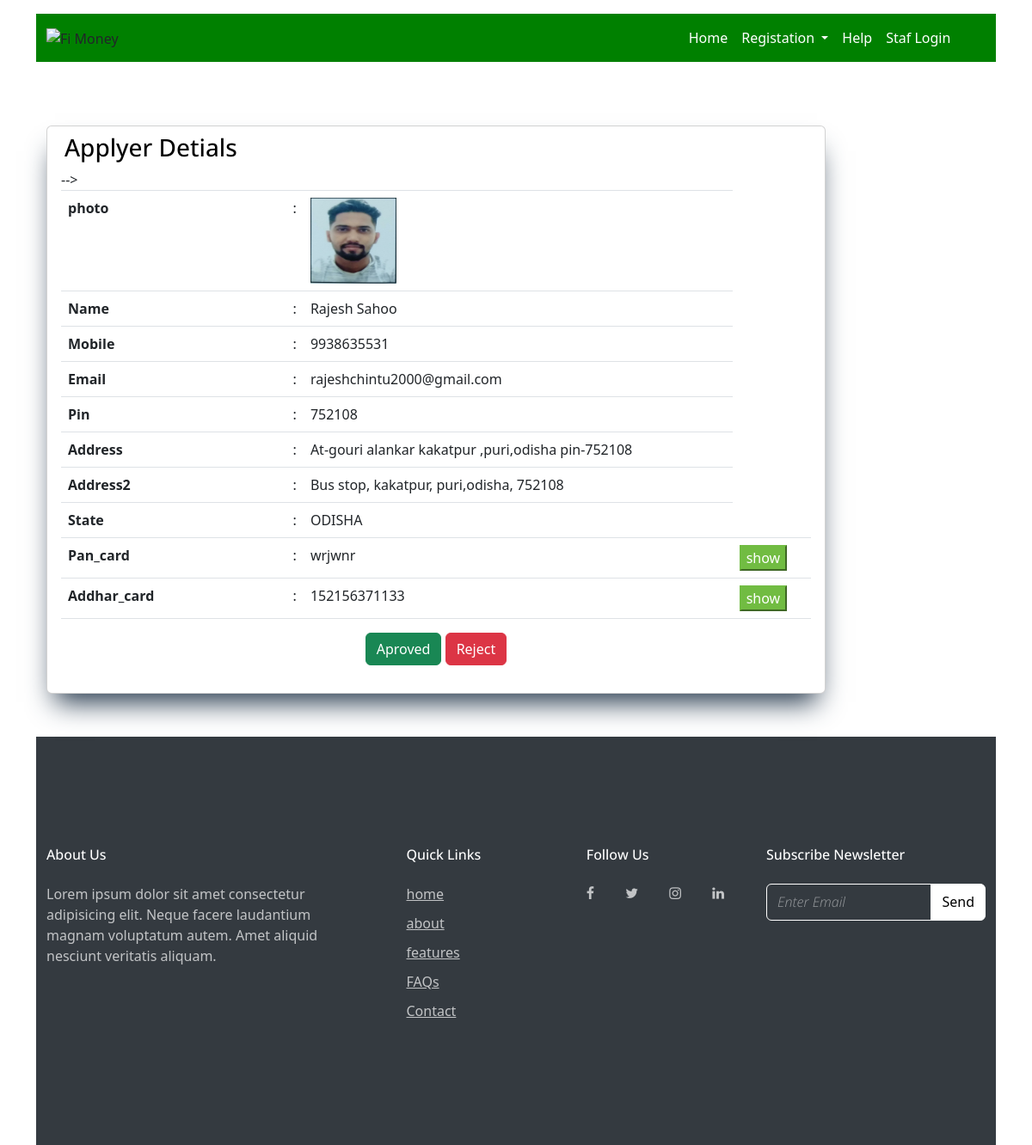
Page /aproved/1/ on the committed database.
### staf/models.py (models this page shows, shortened)
class Coustmer(models.Model):
    photo = models.ImageField(upload_to="profile")
    first_name = models.CharField(max_length=90)
    last_name = models.CharField(max_length=90)
    email = models.EmailField(max_length=90,unique=True)
    mobile = models.CharField(max_length=15,unique=True)
    address = models.CharField(max_length=150)
    address2 = models.CharField(max_length=150,blank=True,null=True)
    pin = models.CharField(max_length=6)
    state = models.CharField(max_length=150)
    pan_card = models.CharField(max_length=12,unique=True)
    pan_photo = models.ImageField(upload_to="adharacard")
    addhar_card = models.CharField(max_length=12,unique=True)
    adhar_f = models.ImageField(upload_to="adharacard")
    adhar_b = models.ImageField(upload_to="adharacard")
    status = models.BooleanField(default=False)

### staf/views.py (the view)
# urls.py: path('aproved/<int:myid>/',views.aprove,name="aproved"),
@csrf_exempt
def aprove(request,myid):
    set_data = Coustmer.objects.get(id=myid)
    apply_data = Coustmer.objects.all()
    data = Stafuser.objects.all()
    context = {
        "set_data":set_data,
        "data":data,
        "apply_data":apply_data
    }
    return render(request, 'aproved.html',context)

### templates/aproved.html (shortened to what this page needs)
<!doctype html>
{% load static %}
<html lang="en">
<head>
  <link rel="stylesheet" href="{% static 'fonts/icomoon/style.css' %}">
  <link rel="stylesheet" href="{% static 'css/bootstrap.min.css' %}">
  <link rel="stylesheet" href="{% static 'css/jquery-ui.css' %}">
  <link rel="stylesheet" href="{% static 'css/owl.carousel.min.css' %}">
  <link rel="stylesheet" href="{% static 'css/owl.theme.default.min.css' %}">
  <link rel="stylesheet" href="{% static 'css/owl.theme.default.min.css' %}">
  <link rel="stylesheet" href="{% static 'css/jquery.fancybox.min.css' %}">
  <link rel="stylesheet" href="{% static 'css/bootstrap-datepicker.css' %}">
  <link rel="stylesheet" href="{% static 'fonts/flaticon/font/flaticon.css' %}">
  <link rel="stylesheet" href="{% static 'css/aos.css' %}">
  <link rel="stylesheet" href="{% static 'css/style.css' %}">
  <link href="https://cdn.jsdelivr.net/npm/bootstrap@5.3.0-alpha1/dist/css/bootstrap.min.css" rel="stylesheet">
</head>
<body data-spy="scroll" data-target=".site-navbar-target" data-offset="300">
  <div class="container">
    <nav class="navbar navbar-expand-lg bg-body-tertiary my-3">
      <div class="container-fluid">
        <a href="{% url 'home' %}"
          class="d-flex align-items-center mb-3 mb-md-0 me-md-auto text-dark text-decoration-none">
          <span class=""><img src="https://purelifi.com/wp-content/uploads/2020/07/cropped-cropped-pureLiFi-logo.png"
            alt="Fi Money" loading="lazy" class="sc-gsnTZi sc-dkzDqf krIvpr hKVGsE" width="130px"></span>
        </a>
        <div class="collapse navbar-collapse" id="navbarSupportedContent" style="margin-left: 60%;">
          <ul class="navbar-nav me-auto mb-2 mb-lg-0">
            <li class="nav-item">
              <a class="nav-link active" aria-current="page" href="{% url 'home' %}">Home</a>
            </li>
            {% if not request.session.username %}
            <li class="nav-item dropdown">
              <a class="nav-link dropdown-toggle" href="#" role="button" data-bs-toggle="dropdown" aria-expanded="false">
                Registation
              </a>
            </li>
            {% endif %}
            <li class="nav-item">
              <a class="nav-link" href="{% url 'contact' %}">Help</a>
            </li>
            {% if not request.session.username %}
            <li class="nav-item">
              <a class="nav-link" href="{% url 'login' %}">Staf Login</a>
            </li>
            {% endif %}
          </ul>
        </div>
      </div>
    </nav>
    <section style="margin-top: 50px;">
        <div class="rt-container">
            <div class="col-rt-12">
                <div class="Scriptcontent">
                    <div class="student-profile py-4">
                        <div class="container">
                            <div class="row">
                                <div class="col-lg-10">
                                    <div class="card " style="box-shadow: rgb(38, 57, 77) 0px 20px 30px -10px;">
                                        <div class="card-header bg-transparent border-0">
                                            <h3 class="mb-0" style="color: black;"><i
                                                    class="far fa-clone pr-1"></i>Applyer Detials</h3>
                                        </div>
                                        <div class="card-body pt-0">
                                            {% if set_data %}
                                            <table style="background-color: white;" class="table table-hover">
                                                <tr>
                                                    <th width="30%">photo </th>
                                                    <td width="2%">:</td>
                                                    <td><img src="{{set_data.photo.url}}" width="100" height="100"
                                                    alt=""></td>
                                                </tr>
                                                <tr>
                                                    <th width="30%">Name </th>
                                                    <td width="2%">:</td>
                                                    <td>{{set_data.first_name}} {{set_data.last_name}}</td>
                                                </tr>
                                                <tr>
                                                    <th width="30%">Mobile</th>
                                                    <td width="2%">:</td>
                                                    <td>{{set_data.mobile}}</td>
                                                </tr>
                                                <tr>
                                                    <th width="30%">Email</th>
                                                    <td width="2%">:</td>
                                                    <td>{{set_data.email}}</td>
                                                </tr>
                                                <tr>
                                                    <th width="30%">Pin</th>
                                                    <td width="2%">:</td>
                                                    <td>{{set_data.pin}}</td>
                                                </tr>
                                                <tr>
                                                    <th width="30%">Address</th>
                                                    <td width="2%">:</td>
                                                    <td>{{set_data.address}}</td>
                                                </tr>
                                                <tr>
                                                    <th width="30%">Address2</th>
                                                    <td width="2%">:</td>
                                                    <td>{{set_data.address2}}</td>
                                                </tr>
                                                <tr>
                                                    <th width="30%">State</th>
                                                    <td width="2%">:</td>
                                                    <td>{{set_data.state}}</td>
                                                </tr>
                                                <tr>
                                                    <th width="30%">Pan_card</th>
                                                    <td width="2%">:</td>
                                                    <td>{{set_data.pan_card}}</td>
                                                    <td><button type="button" class="btn-success text-white"
                                                            data-toggle="modal" data-target="#pphoto">
                                                            show
                                                        </button>
                                                    </td>
                                                </tr>
                                                <tr>
                                                    <th width="30%">Addhar_card</th>
                                                    <td width="2%">:</td>
                                                    <td>{{set_data.addhar_card}}</td>
                                                    <td><button type="button" class="btn-success text-white"
                                                            data-toggle="modal" data-target="#adph">
                                                            show
                                                        </button>
                                                    </td>
                                                </tr>
                                            </table>
                                            <div class="row form-group" align="center">
                                                <div class="col-md-12">
                                                    <button type="button" class="btn btn-success btn-md text-white"
                                                        data-toggle="modal" data-target="#tsg">
                                                        Aproved
                                                    </button>
                                                    <button type="button" class="btn btn-danger btn-md text-white"
                                                        data-toggle="modal" data-target="#exampleModalCenter">Reject</button>
                                                </div>
                                            </div>
                                            {% endif %}
                                        </div>
                                    </div>
                                    <div style="height: 26px"></div>
                                </div>
                            </div>
                        </div>
                    </div>
                </div>
            </div>
        </div>
    </section>
    <footer class="site-footer">
        <div class="container">
          <div class="row">
            <div class="col-md-9">
              <div class="row">
                <div class="col-md-5">
                  <h2 class="footer-heading mb-4">About Us</h2>
                  <p>Lorem ipsum dolor sit amet consectetur adipisicing elit. Neque facere laudantium magnam voluptatum
                    autem. Amet aliquid nesciunt veritatis aliquam.</p>
                </div>
                <div class="col-md-3 ml-auto">
                  <h2 class="footer-heading mb-4">Quick Links</h2>
                  <ul class="list-unstyled">
                    <li><a href="{% url 'home' %}" class="smoothscroll">home</a></li>
                    <li><a href="{% url 'about' %}" class="smoothscroll">about</a></li>
                    <li><a href="{% url 'features' %}" class="smoothscroll">features</a></li>
                    <li><a href="{% url 'faqs' %}" class="smoothscroll">FAQs</a></li>
                    <li><a href="{% url 'contact' %}" class="smoothscroll">Contact</a></li>
                  </ul>
                </div>
                <div class="col-md-3 footer-social">
                  <h2 class="footer-heading mb-4">Follow Us</h2>
                  <a href="#" class="pl-0 pr-3"><span class="icon-facebook"></span></a>
                  <a href="#" class="pl-3 pr-3"><span class="icon-twitter"></span></a>
                  <a href="#" class="pl-3 pr-3"><span class="icon-instagram"></span></a>
                  <a href="#" class="pl-3 pr-3"><span class="icon-linkedin"></span></a>
                </div>
              </div>
            </div>
            <div class="col-md-3">
              <h2 class="footer-heading mb-4">Subscribe Newsletter</h2>
              <form action="#" method="post" class="footer-subscribe">
                <div class="input-group mb-3">
                  <input type="text" class="form-control border-secondary text-white bg-transparent"
                    placeholder="Enter Email" aria-label="Enter Email" aria-describedby="button-addon2">
                  <div class="input-group-append">
                    <button class="btn btn-primary text-black" type="button" id="button-addon2">Send</button>
                  </div>
                </div>
              </form>
            </div>
          </div>
        </div>
      </footer>
    </div>
  </body>
  </html>

### static/css/style.css (style rules this page uses)
html { overflow-x: hidden; }
body { line-height: 1.7; color: gray; font-weight: 400; font-size: 1rem; }
a { -webkit-transition: .3s all ease; -o-transition: .3s all ease; transition: .3s all ease; }
h1, h2, h3, h4, h5, .h1, .h2, .h3, .h4, .h5 { font-family: "Open Sans", -apple-system, BlinkMacSystemFont, "Segoe UI", Roboto, "Helvetica Neue", Arial, "Noto Sans", sans-serif, "Apple Color Emoji", "Segoe UI Emoji", "Segoe UI Symbol", "Noto Color Emoji"; }
.text-black { color: #000 !important; }
body:after { -webkit-transition: .3s all ease-in-out; -o-transition: .3s all ease-in-out; transition: .3s all ease-in-out; }
.btn { font-size: 16px; border-radius: 30px; padding: 10px 30px; }
.btn.btn-primary { background: #007bff; border-color: #007bff; color: #fff; }
.form-control { height: 43px; border-radius: 30px; font-family: "Open Sans", -apple-system, BlinkMacSystemFont, "Segoe UI", Roboto, "Helvetica Neue", Arial, "Noto Sans", sans-serif, "Apple Color Emoji", "Segoe UI Emoji", "Segoe UI Symbol", "Noto Color Emoji"; }
.site-footer { padding: 4em 0; background: #343a40; }
@media (min-width: 768px) { .site-footer { padding: 8em 0; } }
.site-footer p { color: rgba(255, 255, 255, 0.7); }
.site-footer h2, .site-footer h3, .site-footer h4, .site-footer h5 { color: #fff; }
.site-footer a { color: rgba(255, 255, 255, 0.7); text-decoration: underline; }
.site-footer ul li { margin-bottom: 10px; }
.site-footer .footer-heading { font-size: 16px; color: #fff; }
.footer-social a { text-decoration: none !important; }
.footer-subscribe .form-control { border-color: #fff !important; }
.footer-subscribe .btn { height: 43px; line-height: 1; border: 1px solid #fff; background: #fff !important; color: #000 !important; }

### templates/aproved.html (style rules this page uses)
.navbar { background-color: green !important; }
.navbar-nav { background-color: green !important; }
.nav-link { color: white !important; }

### rows in the picture
Coustmer: photo (picture), first_name "Rajesh", last_name "Sahoo", mobile "9938635531", email "rajeshchintu2000@gmail.com", pin "752108", address "At-gouri alankar kakatpur ,puri,odisha pin-752108", address2 "Bus stop, kakatpur, puri,odisha, 752108", state "ODISHA", pan_card "wrjwnr", addhar_card "152156371133"
